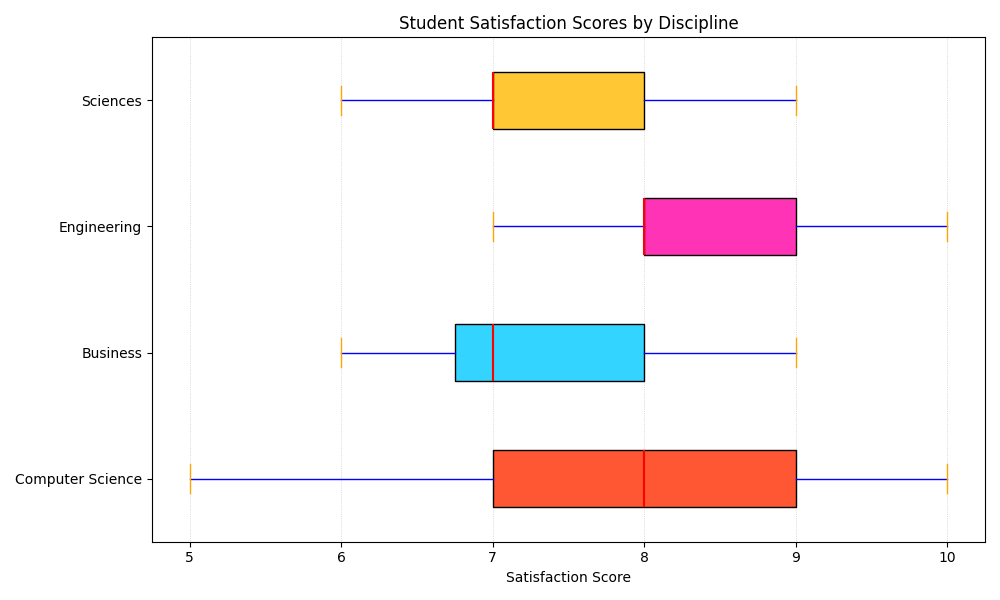

Source code (Python):
import matplotlib.pyplot as plt

satisfaction_scores = {
    'Computer Science': [8, 7, 9, 6, 8, 7, 9, 10, 9, 5, 7, 6, 8, 9, 7, 9],
    'Business': [7, 8, 6, 8, 7, 7, 9, 6, 6, 7, 7, 6, 7, 8, 9, 7],
    'Engineering': [9, 8, 7, 9, 10, 8, 7, 9, 8, 9, 8, 8, 9, 9, 8, 7],
    'Sciences': [7, 8, 7, 8, 7, 8, 6, 7, 7, 8, 8, 9, 7, 8, 6, 7]
}

data = list(satisfaction_scores.values())
labels = list(satisfaction_scores.keys())

plt.figure(figsize=(10, 6))
box = plt.boxplot(data, notch=False, vert=False, patch_artist=True, labels=labels)

new_colors = ['#FF5733', '#33D4FF', '#FF33B5', '#FFC733']
for patch, color in zip(box['boxes'], new_colors):
    patch.set_facecolor(color)

plt.grid(axis='x', linestyle=':', linewidth=0.5, alpha=0.8)

for whisker in box['whiskers']:
    whisker.set(color='blue', linewidth=1)

for cap in box['caps']:
    cap.set(color='orange', linewidth=1)

for median in box['medians']:
    median.set(color='red', linewidth=1.5)

plt.xlabel('Satisfaction Score')
plt.title('Student Satisfaction Scores by Discipline')
plt.tight_layout()
plt.show()
